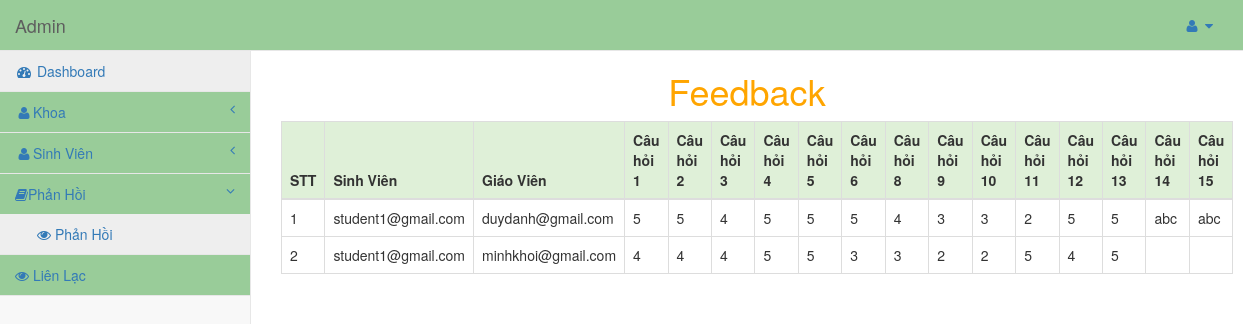
The page /admin/dashboard.php?info=feedback (signed in) on the database its author committed.
### tables this page shows
CREATE TABLE `feedback` (
  `id` int(11) NOT NULL,
  `student_id` varchar(50) NOT NULL,
  `faculty_id` varchar(50) NOT NULL,
  `Question1` enum('5','4','3','2','1') NOT NULL,
  `Question2` enum('5','4','3','2','1') NOT NULL,
  `Question3` enum('5','4','3','2','1') NOT NULL,
  `Question4` enum('5','4','3','2','1') NOT NULL,
  `Question5` enum('5','4','3','2','1') NOT NULL,
  `Question6` enum('5','4','3','2','1') NOT NULL,
  `Question7` enum('5','4','3','2','1') NOT NULL,
  `Question8` enum('5','4','3','2','1') NOT NULL,
  `Question9` enum('5','4','3','2','1') NOT NULL,
  `Question10` enum('5','4','3','2','1') NOT NULL,
  `Question11` enum('5','4','3','2','1') NOT NULL,
  `Question12` enum('5','4','3','2','1') NOT NULL,
  `Question13` text NOT NULL,
  `Question14` text NOT NULL,
  `date` date NOT NULL
);

### admin/feedback.php (the view, shortened to what this page needs)
<?php
$q=mysqli_query($conn,"select * from feedback");
$r=mysqli_num_rows($q);
if($r==false)
{
echo "<h3 style='color:Red'>No any records found ! </h3>";
}
else
{
?>
<div class="row">
	<div class="col-sm-12" style="color:orange;">
		<h1 align="center" >Feedback</h1>
	</div>
</div>
<div class="row">
<div class="col-sm-12">
<table class="table table-bordered">
	<thead >
	<tr class="success">
		<th>STT</th>
		<th>Sinh Viên</th>
		<th>Giáo Viên</th>
		<th>Câu hỏi 1</th>
		<th>Câu hỏi 2</th>
		<th>Câu hỏi 3</th>
		<th>Câu hỏi 4</th>
		<th>Câu hỏi 5</th>
		<th>Câu hỏi 6</th>
		<th>Câu hỏi 8</th>
		<th>Câu hỏi 9</th>
		<th>Câu hỏi 10</th>
		<th>Câu hỏi 11</th>
		<th>Câu hỏi 12</th>
		<th>Câu hỏi 13</th>
		<th>Câu hỏi 14</th>
		<th>Câu hỏi 15</th>
		</tr>
		</thead>
		<?php
		$i=1;
	while($row=mysqli_fetch_array($q))
		{
			echo "<tr>";
			echo "<td>".$i."</td>";
			echo "<td>".$row[1]."</td>";
			echo "<td>".$row[2]."</td>";
			echo "<td>".$row[3]."</td>";
			echo "<td>".$row[4]."</td>";
			echo "<td>".$row[5]."</td>";
			echo "<td>".$row[6]."</td>";
			echo "<td>".$row[7]."</td>";
			echo "<td>".$row[8]."</td>";
			echo "<td>".$row[9]."</td>";
			echo "<td>".$row[10]."</td>";
			echo "<td>".$row[11]."</td>";
			echo "<td>".$row[12]."</td>";
			echo "<td>".$row[13]."</td>";
			echo "<td>".$row[14]."</td>";
			echo "<td>".$row[15]."</td>";
			echo "<td>".$row[16]."</td>";
			echo "</tr>";
		$i++;
		}
		?>
</table>
</div>
</div>
<?php }?>

### css/sb-admin-2.css (style rules this page uses)
body { background-color: #f8f8f8; }

### rows shown on the page
feedback: student "student1@gmail.com", faculty "duydanh@gmail.com", Question1 "5", Question2 "5", Question3 "4", Question4 "5", Question5 "5", Question6 "5", Question7 "4", Question8 "3", Question9 "3", Question10 "2", Question11 "5", Question12 "5", Question13 "abc", Question14 "abc"
feedback: student "student1@gmail.com", faculty "minhkhoi@gmail.com", Question1 "4", Question2 "4", Question3 "4", Question4 "5", Question5 "5", Question6 "3", Question7 "3", Question8 "2", Question9 "2", Question10 "5", Question11 "4", Question12 "5"
